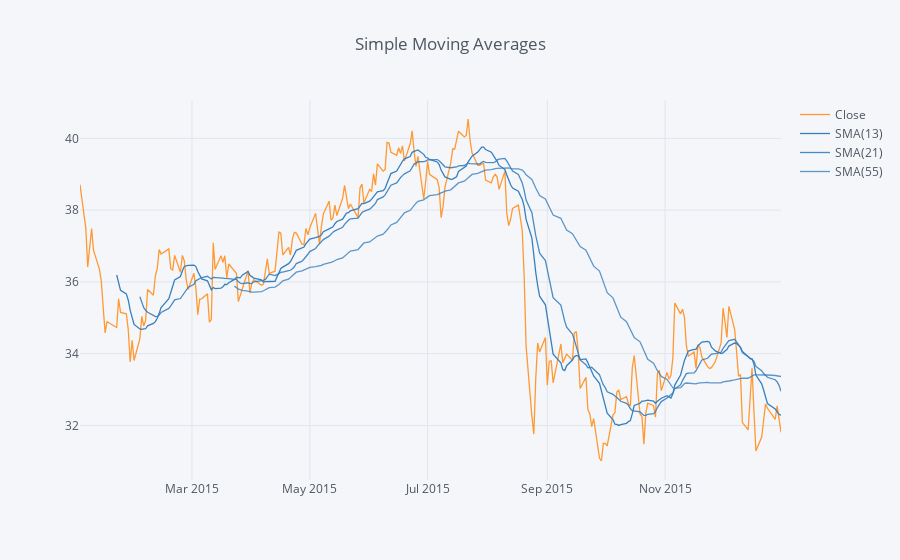

The code cell stored with this chart in its notebook:
### Markdown cell above
** Use .ta_plot(study='sma') to create a Simple Moving Averages plot of Morgan Stanley for the year 2015.**

### Code cell
MS['Close'].ix['2015-01-01':'2016-01-01'].ta_plot(study='sma',periods=[13,21,55],title='Simple Moving Averages')

### Figure 1 — Plotly figure (JSON) as saved in the notebook; plotly's stock layout.template omitted (floating-point values rounded to 4 significant figures; data arrays with more than 128 entries replaced by an {"elided": "..."} marker saying what was removed)
{"data": [{"line": {"color": "rgba(255, 153, 51, 1.0)", "dash": "solid", "width": 1.3}, "mode": "lines", "name": "Close", "text": "", "type": "scatter", "x": {"elided": "252 str values"}, "y": {"elided": "252 float values"}}, {"line": {"color": "rgba(55, 128, 191, 1.0)", "dash": "solid", "width": 1.3}, "mode": "lines", "name": "SMA(13)", "text": "", "type": "scatter", "x": {"elided": "252 str values"}, "y": {"elided": "252 mixed values"}}, {"line": {"color": "rgba(55, 128, 191, 0.8999999999999999)", "dash": "solid", "width": 1.3}, "mode": "lines", "name": "SMA(21)", "text": "", "type": "scatter", "x": {"elided": "252 str values"}, "y": {"elided": "252 mixed values"}}, {"line": {"color": "rgba(55, 128, 191, 0.7999999999999998)", "dash": "solid", "width": 1.3}, "mode": "lines", "name": "SMA(55)", "text": "", "type": "scatter", "x": {"elided": "252 str values"}, "y": {"elided": "252 mixed values"}}], "layout": {"legend": {"bgcolor": "#F5F6F9", "font": {"color": "#4D5663"}}, "paper_bgcolor": "#F5F6F9", "plot_bgcolor": "#F5F6F9", "title": "Simple Moving Averages", "titlefont": {"color": "#4D5663"}, "xaxis1": {"gridcolor": "#E1E5ED", "showgrid": true, "tickfont": {"color": "#4D5663"}, "title": "", "titlefont": {"color": "#4D5663"}, "zerolinecolor": "#E1E5ED"}, "yaxis1": {"gridcolor": "#E1E5ED", "showgrid": true, "tickfont": {"color": "#4D5663"}, "title": "", "titlefont": {"color": "#4D5663"}, "zerolinecolor": "#E1E5ED"}}}
